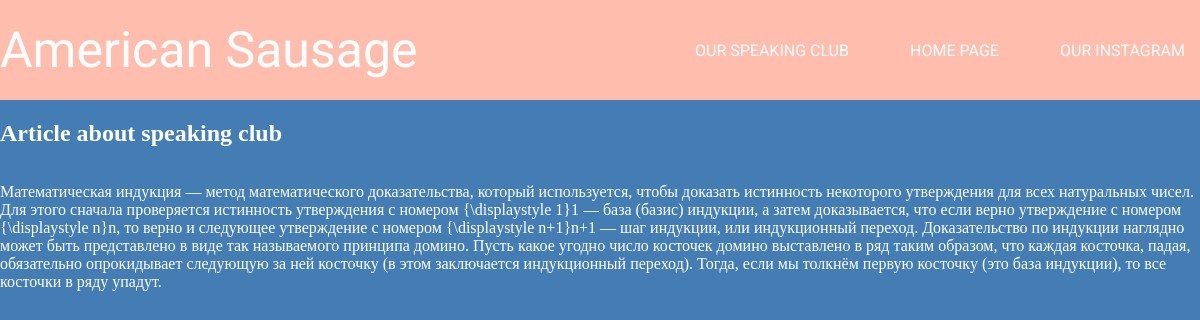
Screenshot of /speaking_club with the database file from the repository.
### myfirst/apps/articles/models.py (models this page shows, shortened)
class article_sc(models.Model):
	aTitle = models.CharField('Name of an Article', max_length = 50)
	aText = models.TextField('Text of an Article')
	pubDate = models.DateTimeField('Date of publication an Article')
	class Meta:
		verbose_name = 'Статья про спикинг клаб'
		verbose_name_plural = 'Статьи про спикинг клаб'

### myfirst/apps/articles/views.py (the view)
# urls.py: path('speaking_club', views.speakingClub, name = 'speakingClub'),
def speakingClub(request):
	articles_sc = article_sc.objects.all()
	return render(request, 'articles/speakingClub.html', {'articles_sc':articles_sc})

### myfirst/templates/articles/speakingClub.html
{% extends 'base.html' %}
{% block content %}
	{% if articles_sc %}
		{% for a in articles_sc %}
			<h2 href="{% url 'articles:detail' a.id %}">{{a.aTitle}}</h2>
			<p>{{a.aText}}</p>
		{% endfor %}
	{% else %}
		Articles doesn't found
	{% endif %}
{% endblock %}

### myfirst/templates/base.html (shortened to what this page needs)
<!DOCTYPE html>
{% load static %}
<html lang="en">
<head>
	<link rel="stylesheet" href="{% static 'css/all.min.css'%}">
	<link rel="stylesheet" href="{% static 'css/base_styles.css'%}">
</head>
<body>
	<div class="header">
		<p class="header_name">
			American Sausage
		</p>
		<div class="a_h">
			<a href="/speaking_club" class="h_a">Our Speaking club</a>
			<a href="/" class="h_a">Home page</a>
			<a href="https://instagram.com/american.sausage?utm_medium=copy_link" class="h_a">Our Instagram</a>
		</div>
	</div>
	<div class="div">
		{% block content %}
		{% endblock %}
	</div>
</body>
</html>

### static/css/base_styles.css (style rules this page uses)
body { background-color: #447DB4; color: #FFFFFF; margin: 0px; padding: 0px; display: flex; flex-direction: column; }
.header { background-color: #FFBDAE; width: 100%; height: 100px; display: flex; position: fixed; flex-direction: row; align-items: center; justify-content: space-between; }
.header_name { color: #FFFFFF; font-family: 'Ceviche One', cursive; font-size: 50px; margin: 0px; }
.a_h { display: flex; flex-direction: row; margin-right: 10px; width: 500px; justify-content: space-between; }
.h_a { transition: 0.5s linear all; padding: 5px; text-transform: uppercase; color: #FFFFFF; text-decoration: none; font-family: 'Roboto', sans-serif; }
a { transition: 0.5s linear all; padding: 5px; text-transform: uppercase; color: #FFFFFF; text-decoration: none; font-family: 'Roboto', sans-serif; }
.div { color: white; display: flex; flex-direction: column; margin-top: 100px; }

### rows the page displays
article_sc: aTitle "Article about speaking club", aText "Математическая индукция — метод математического доказательства, который используется, чтобы доказать истинность некоторого утверждения для всех натуральных чисел. Для этого сначала проверяется истинность утверждения с номером {\\displaystyle 1}1 — база (базис) индукции, а затем доказывается, что если верно утверждение с номером {\\displaystyle n}n, то верно и следующее утверждение с номером {\\displaystyle n+1}n+1 — шаг индукции, или индукционный переход. Доказательство по индукции наглядно может быть представлено в виде так называемого принципа домино. Пусть какое угодно число косточек домино выставлено в ряд таким образом, что каждая косточка, падая, обязательно опрокидывает следующую за ней…"
